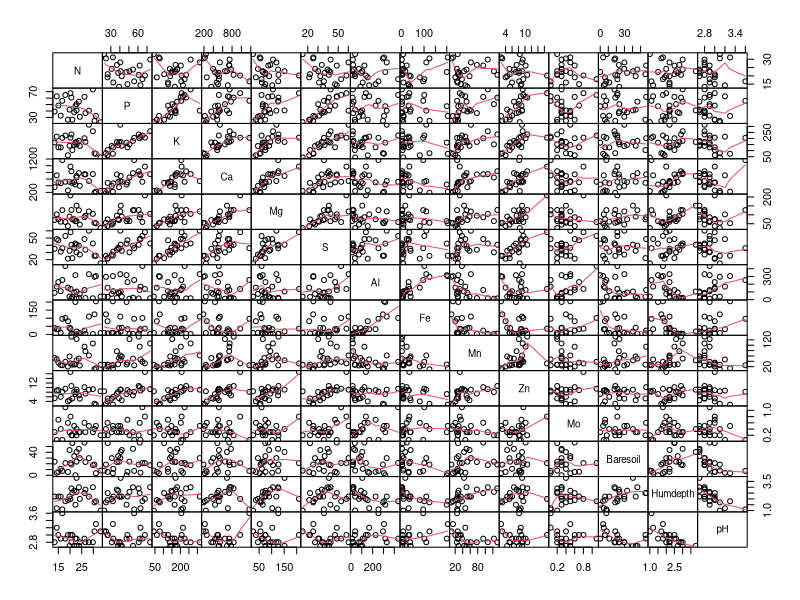
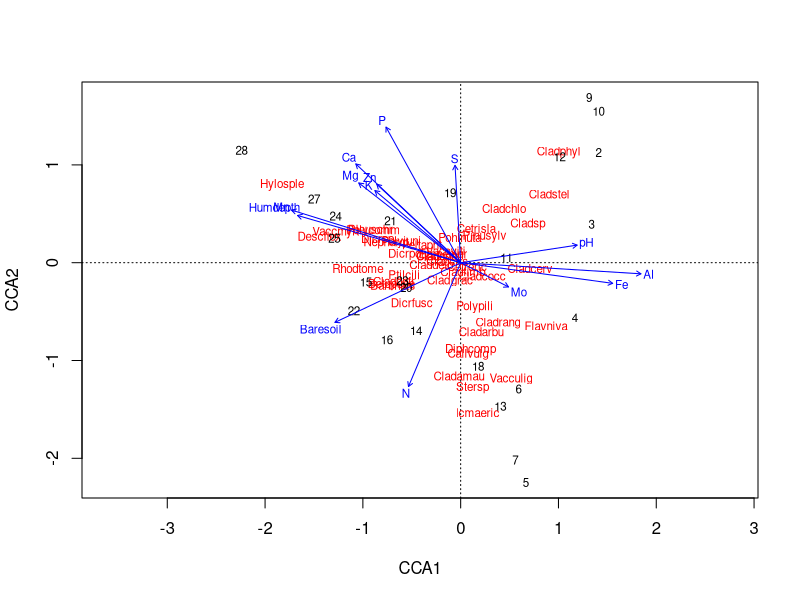
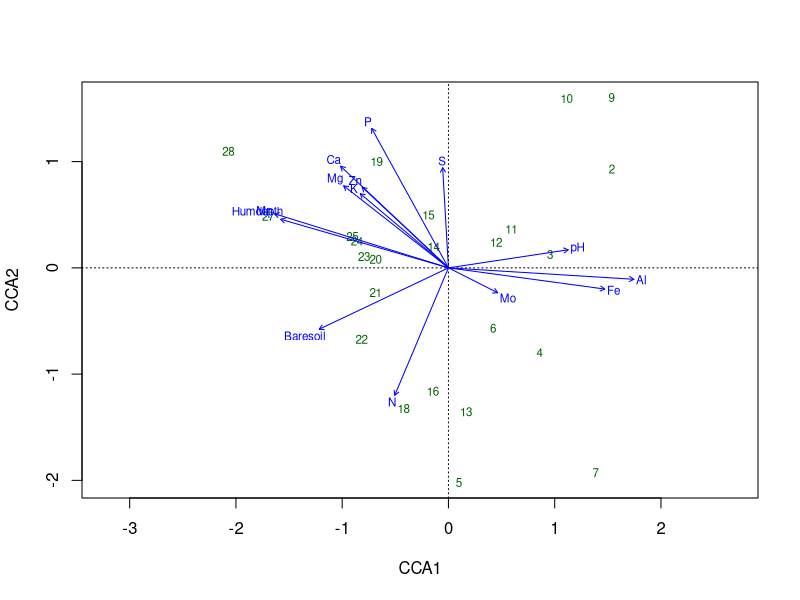
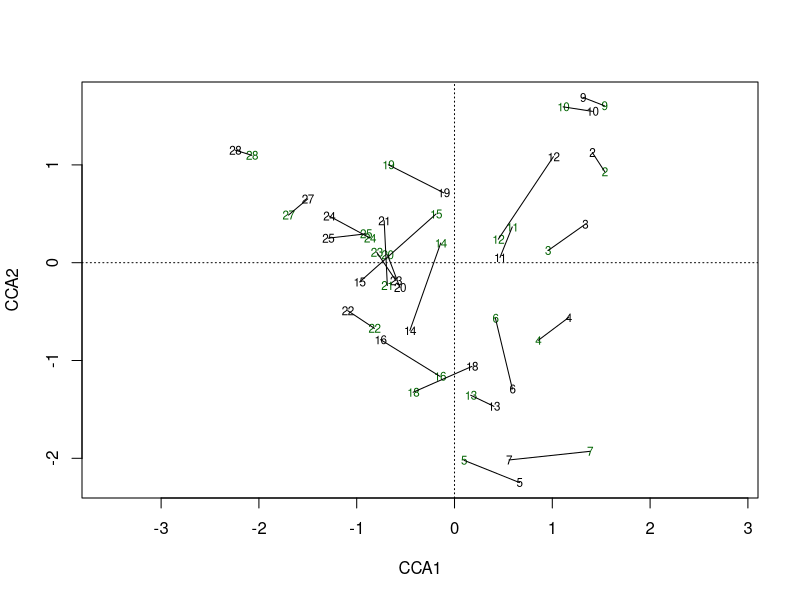
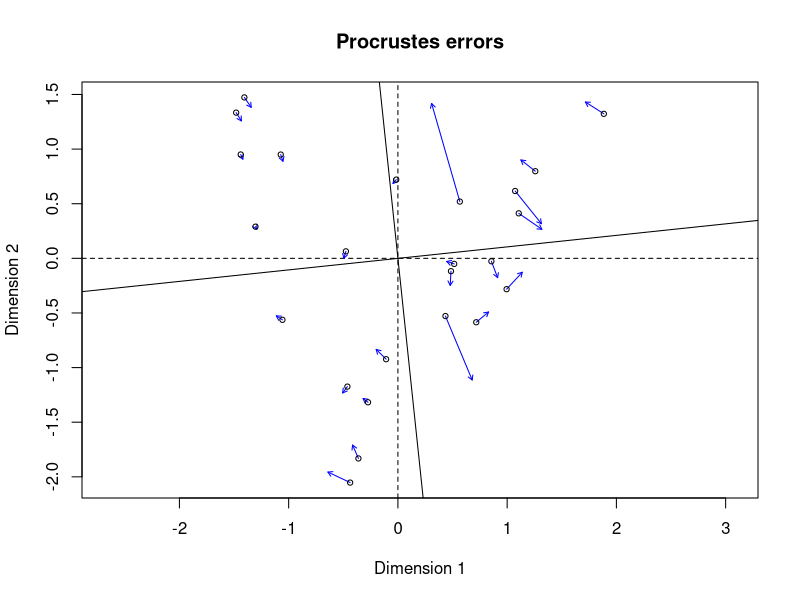
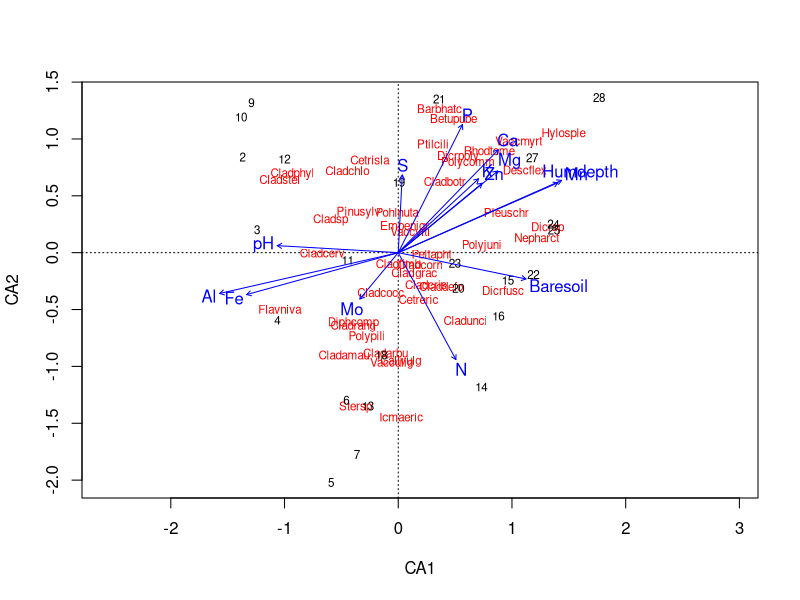

Recreate these plots in R, in order.
#Multivariate stats

library(vegan)

data(varespec)
data(varechem)
str(varechem)
summary(varechem)
plot(varechem,gap=0,panel=panel.smooth)

m <- cca(varespec)
mm <- cca(varespec,varechem)
m
mm

cca(varespec, varechem[, c("Al", "P", "K")])
summary(m)

spenvcor(mm)
plot(mm)
plot(mm, display = c("lc","bp"))

plot(mm, dis=c("wa","lc"))
ordispider(mm)
plot(procrustes(m, mm))

#plot env variables to unconstrained ordination
plot(m)
plot(envfit(m, varechem))

#select specific variables as constraints
cca(varespec ~ Al + P + K, data=varechem)

